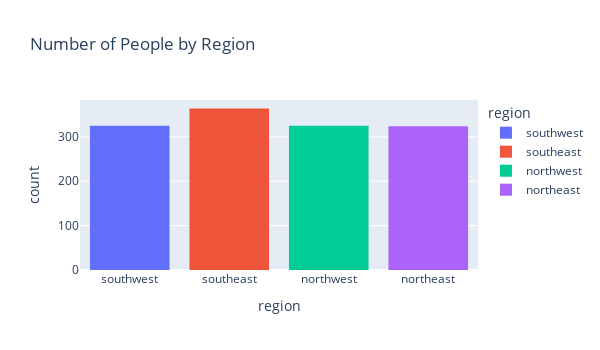

This figure's notebook cell:
### Markdown cell above
### 4. Bar Plot - no. of people count vs region

### Code cell
fig = px.histogram(data, x='region', color='region',
                   title="Number of People by Region",
                   width=600, height=350)
fig.show()

### Figure 1 — Plotly figure (JSON) as saved in the notebook; plotly's stock layout.template omitted (floating-point values rounded to 4 significant figures; data arrays with more than 128 entries replaced by an {"elided": "..."} marker saying what was removed)
{"data": [{"bingroup": "x", "hovertemplate": "region=%{x}<br>count=%{y}<extra></extra>", "legendgroup": "southwest", "marker": {"color": "#636efa", "pattern": {"shape": ""}}, "name": "southwest", "orientation": "v", "showlegend": true, "type": "histogram", "x": {"elided": "325 str values"}, "xaxis": "x", "yaxis": "y"}, {"bingroup": "x", "hovertemplate": "region=%{x}<br>count=%{y}<extra></extra>", "legendgroup": "southeast", "marker": {"color": "#EF553B", "pattern": {"shape": ""}}, "name": "southeast", "orientation": "v", "showlegend": true, "type": "histogram", "x": {"elided": "364 str values"}, "xaxis": "x", "yaxis": "y"}, {"bingroup": "x", "hovertemplate": "region=%{x}<br>count=%{y}<extra></extra>", "legendgroup": "northwest", "marker": {"color": "#00cc96", "pattern": {"shape": ""}}, "name": "northwest", "orientation": "v", "showlegend": true, "type": "histogram", "x": {"elided": "325 str values"}, "xaxis": "x", "yaxis": "y"}, {"bingroup": "x", "hovertemplate": "region=%{x}<br>count=%{y}<extra></extra>", "legendgroup": "northeast", "marker": {"color": "#ab63fa", "pattern": {"shape": ""}}, "name": "northeast", "orientation": "v", "showlegend": true, "type": "histogram", "x": {"elided": "324 str values"}, "xaxis": "x", "yaxis": "y"}], "layout": {"barmode": "relative", "height": 350, "legend": {"title": {"text": "region"}, "tracegroupgap": 0}, "title": {"text": "Number of People by Region"}, "width": 600, "xaxis": {"anchor": "y", "categoryarray": ["southwest", "southeast", "northwest", "northeast"], "categoryorder": "array", "domain": [0, 1], "title": {"text": "region"}}, "yaxis": {"anchor": "x", "domain": [0, 1], "title": {"text": "count"}}}}
